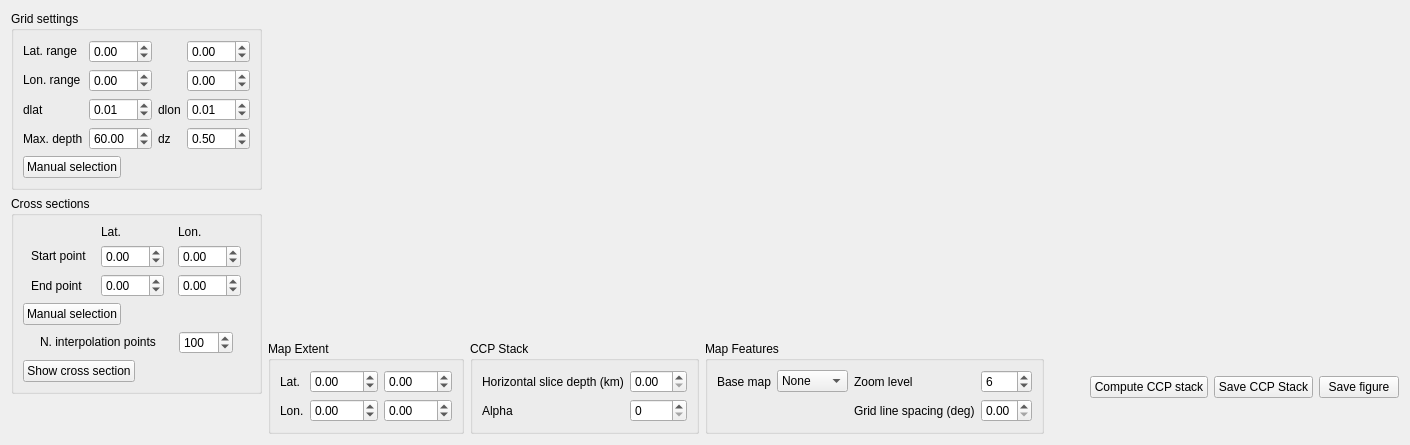
      <widget class="QWidget" name="tab_2">
       <attribute name="title">
        <string>CCP Stacking</string>
       </attribute>
       <layout class="QVBoxLayout" name="verticalLayout_19">
        <item>
         <layout class="QHBoxLayout" name="horizontalLayout_19">
          <item>
           <layout class="QVBoxLayout" name="verticalLayout_10">
            <item>
             <layout class="QVBoxLayout" name="verticalLayout_18">
              <item>
               <widget class="QGroupBox" name="groupBox_7">
                <property name="title">
                 <string>Grid settings</string>
                </property>
                <layout class="QVBoxLayout" name="verticalLayout_6">
                 <item>
                  <layout class="QVBoxLayout" name="verticalLayout_7">
                   <item>
                    <layout class="QGridLayout" name="gridLayout">
                     <item row="3" column="3">
                      <widget class="QDoubleSpinBox" name="doubleSpinBox_13">
                       <property name="sizePolicy">
                        <sizepolicy hsizetype="Fixed" vsizetype="Fixed">
                         <horstretch>0</horstretch>
                         <verstretch>0</verstretch>
                        </sizepolicy>
                       </property>
                       <property name="maximumSize">
                        <size>
                         <width>63</width>
                         <height>16777215</height>
                        </size>
                       </property>
                       <property name="singleStep">
                        <double>0.010000000000000</double>
                       </property>
                       <property name="value">
                        <double>0.010000000000000</double>
                       </property>
                      </widget>
                     </item>
                     <item row="1" column="1">
                      <widget class="QDoubleSpinBox" name="doubleSpinBox_9">
                       <property name="sizePolicy">
                        <sizepolicy hsizetype="Fixed" vsizetype="Fixed">
                         <horstretch>0</horstretch>
                         <verstretch>0</verstretch>
                        </sizepolicy>
                       </property>
                       <property name="maximumSize">
                        <size>
                         <width>63</width>
                         <height>16777215</height>
                        </size>
                       </property>
                       <property name="minimum">
                        <double>-90.000000000000000</double>
                       </property>
                       <property name="maximum">
                        <double>90.000000000000000</double>
                       </property>
                       <property name="singleStep">
                        <double>0.010000000000000</double>
                       </property>
                      </widget>
                     </item>
                     <item row="3" column="2">
                      <widget class="QLabel" name="label_20">
                       <property name="sizePolicy">
                        <sizepolicy hsizetype="Fixed" vsizetype="Preferred">
                         <horstretch>0</horstretch>
                         <verstretch>0</verstretch>
                        </sizepolicy>
                       </property>
                       <property name="text">
                        <string>dlon</string>
                       </property>
                      </widget>
                     </item>
                     <item row="4" column="2">
                      <widget class="QLabel" name="label_21">
                       <property name="sizePolicy">
                        <sizepolicy hsizetype="Fixed" vsizetype="Preferred">
                         <horstretch>0</horstretch>
                         <verstretch>0</verstretch>
                        </sizepolicy>
                       </property>
                       <property name="text">
                        <string>dz</string>
                       </property>
                      </widget>
                     </item>
                     <item row="3" column="1">
                      <widget class="QDoubleSpinBox" name="doubleSpinBox_14">
                       <property name="sizePolicy">
                        <sizepolicy hsizetype="Fixed" vsizetype="Fixed">
                         <horstretch>0</horstretch>
                         <verstretch>0</verstretch>
                        </sizepolicy>
                       </property>
                       <property name="maximumSize">
                        <size>
                         <width>63</width>
                         <height>16777215</height>
                        </size>
                       </property>
                       <property name="singleStep">
                        <double>0.010000000000000</double>
                       </property>
                       <property name="value">
                        <double>0.010000000000000</double>
                       </property>
                      </widget>
                     </item>
                     <item row="2" column="1">
                      <widget class="QDoubleSpinBox" name="doubleSpinBox_11">
                       <property name="sizePolicy">
                        <sizepolicy hsizetype="Fixed" vsizetype="Fixed">
                         <horstretch>0</horstretch>
                         <verstretch>0</verstretch>
                        </sizepolicy>
                       </property>
                       <property name="maximumSize">
                        <size>
                         <width>63</width>
                         <height>16777215</height>
                        </size>
                       </property>
                       <property name="minimum">
                        <double>-180.000000000000000</double>
                       </property>
                       <property name="maximum">
                        <double>180.000000000000000</double>
                       </property>
                       <property name="singleStep">
                        <double>0.010000000000000</double>
                       </property>
                       <property name="value">
                        <double>0.000000000000000</double>
                       </property>
                      </widget>
                     </item>
                     <item row="1" column="3">
                      <widget class="QDoubleSpinBox" name="doubleSpinBox_10">
                       <property name="sizePolicy">
                        <sizepolicy hsizetype="Fixed" vsizetype="Fixed">
                         <horstretch>0</horstretch>
                         <verstretch>0</verstretch>
                        </sizepolicy>
                       </property>
                       <property name="maximumSize">
                        <size>
                         <width>63</width>
                         <height>16777215</height>
                        </size>
                       </property>
                       <property name="minimum">
                        <double>-90.000000000000000</double>
                       </property>
                       <property name="maximum">
                        <double>90.000000000000000</double>
                       </property>
                       <property name="singleStep">
                        <double>0.010000000000000</double>
                       </property>
                       <property name="value">
                        <double>0.000000000000000</double>
                       </property>
                      </widget>
                     </item>
                     <item row="1" column="0">
                      <widget class="QLabel" name="label_16">
                       <property name="sizePolicy">
                        <sizepolicy hsizetype="Fixed" vsizetype="Fixed">
                         <horstretch>0</horstretch>
                         <verstretch>0</verstretch>
                        </sizepolicy>
                       </property>
                       <property name="text">
                        <string>Lat. range</string>
                       </property>
                      </widget>
                     </item>
                     <item row="4" column="1">
                      <widget class="QDoubleSpinBox" name="doubleSpinBox_16">
                       <property name="sizePolicy">
                        <sizepolicy hsizetype="Fixed" vsizetype="Fixed">
                         <horstretch>0</horstretch>
                         <verstretch>0</verstretch>
                        </sizepolicy>
                       </property>
                       <property name="maximumSize">
                        <size>
                         <width>63</width>
                         <height>16777215</height>
                        </size>
                       </property>
                       <property name="value">
                        <double>60.000000000000000</double>
                       </property>
                      </widget>
                     </item>
                     <item row="2" column="0">
                      <widget class="QLabel" name="label_17">
                       <property name="sizePolicy">
                        <sizepolicy hsizetype="Fixed" vsizetype="Fixed">
                         <horstretch>0</horstretch>
                         <verstretch>0</verstretch>
                        </sizepolicy>
                       </property>
                       <property name="text">
                        <string>Lon. range</string>
                       </property>
                      </widget>
                     </item>
                     <item row="2" column="3">
                      <widget class="QDoubleSpinBox" name="doubleSpinBox_12">
                       <property name="sizePolicy">
                        <sizepolicy hsizetype="Fixed" vsizetype="Fixed">
                         <horstretch>0</horstretch>
                         <verstretch>0</verstretch>
                        </sizepolicy>
                       </property>
                       <property name="maximumSize">
                        <size>
                         <width>63</width>
                         <height>16777215</height>
                        </size>
                       </property>
                       <property name="minimum">
                        <double>-180.000000000000000</double>
                       </property>
                       <property name="maximum">
                        <double>180.000000000000000</double>
                       </property>
                       <property name="singleStep">
                        <double>0.010000000000000</double>
                       </property>
                      </widget>
                     </item>
                     <item row="4" column="3">
                      <widget class="QDoubleSpinBox" name="doubleSpinBox_15">
                       <property name="sizePolicy">
                        <sizepolicy hsizetype="Fixed" vsizetype="Fixed">
                         <horstretch>0</horstretch>
                         <verstretch>0</verstretch>
                        </sizepolicy>
                       </property>
                       <property name="maximumSize">
                        <size>
                         <width>63</width>
                         <height>16777215</height>
                        </size>
                       </property>
                       <property name="minimum">
                        <double>0.010000000000000</double>
                       </property>
                       <property name="maximum">
                        <double>1.000000000000000</double>
                       </property>
                       <property name="value">
                        <double>0.500000000000000</double>
                       </property>
                      </widget>
                     </item>
                     <item row="4" column="0">
                      <widget class="QLabel" name="label_18">
                       <property name="sizePolicy">
                        <sizepolicy hsizetype="Fixed" vsizetype="Preferred">
                         <horstretch>0</horstretch>
                         <verstretch>0</verstretch>
                        </sizepolicy>
                       </property>
                       <property name="text">
                        <string>Max. depth</string>
                       </property>
                      </widget>
                     </item>
                     <item row="3" column="0">
                      <widget class="QLabel" name="label_19">
                       <property name="sizePolicy">
                        <sizepolicy hsizetype="Fixed" vsizetype="Preferred">
                         <horstretch>0</horstretch>
                         <verstretch>0</verstretch>
                        </sizepolicy>
                       </property>
                       <property name="text">
                        <string>dlat</string>
                       </property>
                      </widget>
                     </item>
                    </layout>
                   </item>
                   <item>
                    <widget class="QPushButton" name="pushButton_11">
                     <property name="sizePolicy">
                      <sizepolicy hsizetype="Fixed" vsizetype="Fixed">
                       <horstretch>0</horstretch>
                       <verstretch>0</verstretch>
                      </sizepolicy>
                     </property>
                     <property name="text">
                      <string>Manual selection</string>
                     </property>
                     <property name="checkable">
                      <bool>true</bool>
                     </property>
                    </widget>
                   </item>
                  </layout>
                 </item>
                </layout>
               </widget>
              </item>
              <item>
               <widget class="QGroupBox" name="groupBox_9">
                <property name="title">
                 <string>Cross sections</string>
                </property>
                <layout class="QVBoxLayout" name="verticalLayout_17">
                 <item>
                  <layout class="QGridLayout" name="gridLayout_3">
                   <item row="0" column="2">
                    <widget class="QLabel" name="label_55">
                     <property name="sizePolicy">
                      <sizepolicy hsizetype="Fixed" vsizetype="Fixed">
                       <horstretch>0</horstretch>
                       <verstretch>0</verstretch>
                      </sizepolicy>
                     </property>
                     <property name="text">
                      <string>Lon.</string>
                     </property>
                    </widget>
                   </item>
                   <item row="3" column="0">
                    <widget class="QLabel" name="label_26">
                     <property name="sizePolicy">
                      <sizepolicy hsizetype="Fixed" vsizetype="Preferred">
                       <horstretch>0</horstretch>
                       <verstretch>0</verstretch>
                      </sizepolicy>
                     </property>
                     <property name="text">
                      <string>End point</string>
                     </property>
                    </widget>
                   </item>
                   <item row="2" column="0">
                    <widget class="QLabel" name="label_25">
                     <property name="sizePolicy">
                      <sizepolicy hsizetype="Fixed" vsizetype="Fixed">
                       <horstretch>0</horstretch>
                       <verstretch>0</verstretch>
                      </sizepolicy>
                     </property>
                     <property name="text">
                      <string>Start point</string>
                     </property>
                    </widget>
                   </item>
                   <item row="0" column="1">
                    <widget class="QLabel" name="label_54">
                     <property name="sizePolicy">
                      <sizepolicy hsizetype="Fixed" vsizetype="Fixed">
                       <horstretch>0</horstretch>
                       <verstretch>0</verstretch>
                      </sizepolicy>
                     </property>
                     <property name="text">
                      <string>Lat.</string>
                     </property>
                    </widget>
                   </item>
                   <item row="3" column="2">
                    <widget class="QDoubleSpinBox" name="doubleSpinBox_18">
                     <property name="sizePolicy">
                      <sizepolicy hsizetype="Fixed" vsizetype="Fixed">
                       <horstretch>0</horstretch>
                       <verstretch>0</verstretch>
                      </sizepolicy>
                     </property>
                     <property name="maximumSize">
                      <size>
                       <width>63</width>
                       <height>16777215</height>
                      </size>
                     </property>
                     <property name="minimum">
                      <double>-180.000000000000000</double>
                     </property>
                     <property name="maximum">
                      <double>180.000000000000000</double>
                     </property>
                     <property name="singleStep">
                      <double>0.010000000000000</double>
                     </property>
                    </widget>
                   </item>
                   <item row="2" column="1">
                    <widget class="QDoubleSpinBox" name="doubleSpinBox_17">
                     <property name="sizePolicy">
                      <sizepolicy hsizetype="Fixed" vsizetype="Fixed">
                       <horstretch>0</horstretch>
                       <verstretch>0</verstretch>
                      </sizepolicy>
                     </property>
                     <property name="minimumSize">
                      <size>
                       <width>63</width>
                       <height>0</height>
                      </size>
                     </property>
                     <property name="maximumSize">
                      <size>
                       <width>63</width>
                       <height>16777215</height>
                      </size>
                     </property>
                     <property name="minimum">
                      <double>-90.000000000000000</double>
                     </property>
                     <property name="maximum">
                      <double>90.000000000000000</double>
                     </property>
                     <property name="singleStep">
                      <double>0.010000000000000</double>
                     </property>
                    </widget>
                   </item>
                   <item row="2" column="2">
                    <widget class="QDoubleSpinBox" name="doubleSpinBox_20">
                     <property name="sizePolicy">
                      <sizepolicy hsizetype="Fixed" vsizetype="Fixed">
                       <horstretch>0</horstretch>
                       <verstretch>0</verstretch>
                      </sizepolicy>
                     </property>
                     <property name="minimumSize">
                      <size>
                       <width>63</width>
                       <height>0</height>
                      </size>
                     </property>
                     <property name="maximumSize">
                      <size>
                       <width>63</width>
                       <height>16777215</height>
                      </size>
                     </property>
                     <property name="minimum">
                      <double>-90.000000000000000</double>
                     </property>
                     <property name="maximum">
                      <double>90.000000000000000</double>
                     </property>
                     <property name="singleStep">
                      <double>0.010000000000000</double>
                     </property>
                    </widget>
                   </item>
                   <item row="3" column="1">
                    <widget class="QDoubleSpinBox" name="doubleSpinBox_19">
                     <property name="sizePolicy">
                      <sizepolicy hsizetype="Fixed" vsizetype="Fixed">
                       <horstretch>0</horstretch>
                       <verstretch>0</verstretch>
                      </sizepolicy>
                     </property>
                     <property name="maximumSize">
                      <size>
                       <width>63</width>
                       <height>16777215</height>
                      </size>
                     </property>
                     <property name="minimum">
                      <double>-180.000000000000000</double>
                     </property>
                     <property name="maximum">
                      <double>180.000000000000000</double>
                     </property>
                     <property name="singleStep">
                      <double>0.010000000000000</double>
                     </property>
                    </widget>
                   </item>
                  </layout>
                 </item>
                 <item>
                  <widget class="QPushButton" name="pushButton_25">
                   <property name="sizePolicy">
                    <sizepolicy hsizetype="Fixed" vsizetype="Fixed">
                     <horstretch>0</horstretch>
                     <verstretch>0</verstretch>
                    </sizepolicy>
                   </property>
                   <property name="text">
                    <string>Manual selection</string>
                   </property>
                   <property name="checkable">
                    <bool>true</bool>
                   </property>
                  </widget>
                 </item>
                 <item>
                  <layout class="QHBoxLayout" name="horizontalLayout_39">
                   <item>
                    <widget class="QLabel" name="label_53">
                     <property name="sizePolicy">
                      <sizepolicy hsizetype="Fixed" vsizetype="Fixed">
                       <horstretch>0</horstretch>
                       <verstretch>0</verstretch>
                      </sizepolicy>
                     </property>
                     <property name="text">
                      <string>N. interpolation points</string>
                     </property>
                    </widget>
                   </item>
                   <item>
                    <widget class="QSpinBox" name="spinBox_9">
                     <property name="sizePolicy">
                      <sizepolicy hsizetype="Fixed" vsizetype="Fixed">
                       <horstretch>0</horstretch>
                       <verstretch>0</verstretch>
                      </sizepolicy>
                     </property>
                     <property name="maximum">
                      <number>1000</number>
                     </property>
                     <property name="value">
                      <number>100</number>
                     </property>
                    </widget>
                   </item>
                  </layout>
                 </item>
                 <item>
                  <widget class="QPushButton" name="pushButton_26">
                   <property name="sizePolicy">
                    <sizepolicy hsizetype="Fixed" vsizetype="Fixed">
                     <horstretch>0</horstretch>
                     <verstretch>0</verstretch>
                    </sizepolicy>
                   </property>
                   <property name="text">
                    <string>Show cross section</string>
                   </property>
                  </widget>
                 </item>
                </layout>
               </widget>
              </item>
             </layout>
            </item>
            <item>
             <layout class="QVBoxLayout" name="verticalLayout_22"/>
            </item>
            <item>
             <spacer name="verticalSpacer">
              <property name="orientation">
               <enum>Qt::Vertical</enum>
              </property>
              <property name="sizeHint" stdset="0">
               <size>
                <width>20</width>
                <height>40</height>
               </size>
              </property>
             </spacer>
            </item>
           </layout>
          </item>
          <item>
           <layout class="QVBoxLayout" name="verticalLayout_11">
            <item>
             <widget class="MatplotlibWidget" name="mplwidget_5" native="true">
              <property name="sizePolicy">
               <sizepolicy hsizetype="Expanding" vsizetype="Expanding">
                <horstretch>0</horstretch>
                <verstretch>0</verstretch>
               </sizepolicy>
              </property>
              <property name="minimumSize">
               <size>
                <width>0</width>
                <height>0</height>
               </size>
              </property>
             </widget>
            </item>
            <item>
             <layout class="QHBoxLayout" name="horizontalLayout_21">
              <item>
               <widget class="QGroupBox" name="groupBox">
                <property name="title">
                 <string>Map Extent</string>
                </property>
                <layout class="QVBoxLayout" name="verticalLayout_9">
                 <item>
                  <layout class="QGridLayout" name="gridLayout_2">
                   <item row="0" column="2">
                    <widget class="QDoubleSpinBox" name="doubleSpinBox_22">
                     <property name="minimum">
                      <double>-90.000000000000000</double>
                     </property>
                     <property name="maximum">
                      <double>90.000000000000000</double>
                     </property>
                     <property name="singleStep">
                      <double>0.010000000000000</double>
                     </property>
                    </widget>
                   </item>
                   <item row="0" column="1">
                    <widget class="QDoubleSpinBox" name="doubleSpinBox_21">
                     <property name="minimum">
                      <double>-90.000000000000000</double>
                     </property>
                     <property name="maximum">
                      <double>90.000000000000000</double>
                     </property>
                     <property name="singleStep">
                      <double>0.010000000000000</double>
                     </property>
                    </widget>
                   </item>
                   <item row="1" column="1">
                    <widget class="QDoubleSpinBox" name="doubleSpinBox_23">
                     <property name="minimum">
                      <double>-180.000000000000000</double>
                     </property>
                     <property name="maximum">
                      <double>180.000000000000000</double>
                     </property>
                     <property name="singleStep">
                      <double>0.010000000000000</double>
                     </property>
                    </widget>
                   </item>
                   <item row="1" column="2">
                    <widget class="QDoubleSpinBox" name="doubleSpinBox_24">
                     <property name="minimum">
                      <double>-180.000000000000000</double>
                     </property>
                     <property name="maximum">
                      <double>180.000000000000000</double>
                     </property>
                    </widget>
                   </item>
                   <item row="0" column="0">
                    <widget class="QLabel" name="label_27">
                     <property name="text">
                      <string>Lat.</string>
                     </property>
                    </widget>
                   </item>
                   <item row="1" column="0">
                    <widget class="QLabel" name="label_28">
                     <property name="text">
                      <string>Lon.</string>
                     </property>
                    </widget>
                   </item>
                  </layout>
                 </item>
                </layout>
               </widget>
              </item>
              <item>
               <widget class="QGroupBox" name="groupBox_2">
                <property name="title">
                 <string>CCP Stack</string>
                </property>
                <layout class="QVBoxLayout" name="verticalLayout_12">
                 <item>
                  <layout class="QGridLayout" name="gridLayout_4">
                   <item row="0" column="0">
                    <widget class="QLabel" name="label_29">
                     <property name="text">
                      <string>Horizontal slice depth (km)</string>
                     </property>
                    </widget>
                   </item>
                   <item row="1" column="0">
                    <widget class="QLabel" name="label_30">
                     <property name="text">
                      <string>Alpha</string>
                     </property>
                    </widget>
                   </item>
                   <item row="0" column="1">
                    <widget class="QDoubleSpinBox" name="doubleSpinBox_25">
                     <property name="singleStep">
                      <double>0.000000000000000</double>
                     </property>
                    </widget>
                   </item>
                   <item row="1" column="1">
                    <widget class="QSpinBox" name="spinBox_5">
                     <property name="maximum">
                      <number>100</number>
                     </property>
                    </widget>
                   </item>
                  </layout>
                 </item>
                </layout>
               </widget>
              </item>
              <item>
               <widget class="QGroupBox" name="groupBox_3">
                <property name="title">
                 <string>Map Features</string>
                </property>
                <layout class="QVBoxLayout" name="verticalLayout_15">
                 <item>
                  <layout class="QGridLayout" name="gridLayout_5">
                   <item row="0" column="2">
                    <widget class="QLabel" name="label_33">
                     <property name="text">
                      <string>Zoom level</string>
                     </property>
                    </widget>
                   </item>
                   <item row="0" column="3">
                    <widget class="QSpinBox" name="spinBox_6">
                     <property name="maximum">
                      <number>12</number>
                     </property>
                     <property name="value">
                      <number>6</number>
                     </property>
                    </widget>
                   </item>
                   <item row="0" column="0">
                    <widget class="QLabel" name="label_31">
                     <property name="text">
                      <string>Base map</string>
                     </property>
                    </widget>
                   </item>
                   <item row="0" column="1">
                    <widget class="QComboBox" name="comboBox_6">
                     <item>
                      <property name="text">
                       <string>None</string>
                      </property>
                     </item>
                     <item>
                      <property name="text">
                       <string>Stamen</string>
                      </property>
                     </item>
                    </widget>
                   </item>
                   <item row="1" column="2">
                    <widget class="QLabel" name="label_2">
                     <property name="text">
                      <string>Grid line spacing (deg)</string>
                     </property>
                    </widget>
                   </item>
                   <item row="1" column="3">
                    <widget class="QDoubleSpinBox" name="doubleSpinBox_26">
                     <property name="maximum">
                      <double>5.000000000000000</double>
                     </property>
                     <property name="singleStep">
                      <double>0.100000000000000</double>
                     </property>
                    </widget>
                   </item>
                  </layout>
                 </item>
                </layout>
               </widget>
              </item>
              <item>
               <spacer name="horizontalSpacer_10">
                <property name="orientation">
                 <enum>Qt::Horizontal</enum>
                </property>
                <property name="sizeHint" stdset="0">
                 <size>
                  <width>40</width>
                  <height>20</height>
                 </size>
                </property>
               </spacer>
              </item>
              <item>
               <widget class="QPushButton" name="pushButton_12">
                <property name="sizePolicy">
                 <sizepolicy hsizetype="Fixed" vsizetype="Fixed">
                  <horstretch>0</horstretch>
                  <verstretch>0</verstretch>
                 </sizepolicy>
                </property>
                <property name="text">
                 <string>Compute CCP stack</string>
                </property>
               </widget>
              </item>
              <item>
               <widget class="QPushButton" name="pushButton_14">
                <property name="text">
                 <string>Save CCP Stack</string>
                </property>
               </widget>
              </item>
              <item>
               <widget class="QPushButton" name="pushButton_13">
                <property name="text">
                 <string>Save figure</string>
                </property>
               </widget>
              </item>
             </layout>
            </item>
           </layout>
          </item>
         </layout>
        </item>
       </layout>
      </widget>
